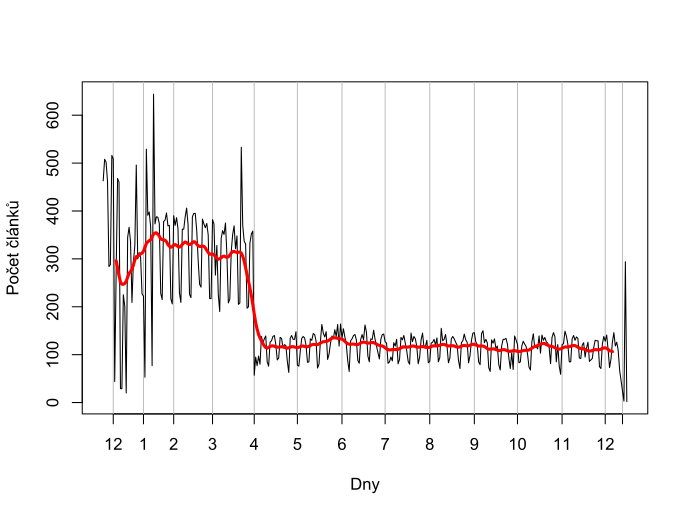

Reproduce this figure in R.
Sys.setlocale(category = "LC_ALL", locale = "en_US.UTF-8")

kde<-scan("/Users/karelbilek/Desktop/Rploty/R_dnywhere_tfidf");
mesice<-scan("/Users/karelbilek/Desktop/Rploty/R_mesice_tfidf", what="char");

y<-scan("/Users/karelbilek/Desktop/Rploty/R_pocty");

posun = 20
vahy=c(1:(posun/2), (posun/2):1)

what_paint=c(1:length(y));

y_p = rollapply(zoo(y), width=posun, FUN=function(z) weighted.mean(z, vahy), na.pad = TRUE);



plot(c(what_paint), y[c(what_paint)], type="n", xlab="Dny", ylab="Počet článků" , xaxt="n");
axis(1, at=kde, labels=mesice);

abline(v=kde, untf = FALSE, col="gray")

lines(c(what_paint),y[c(what_paint)],type="l");

lines(c(what_paint),y_p[c(what_paint)],type="l", col="red", lwd=3);
